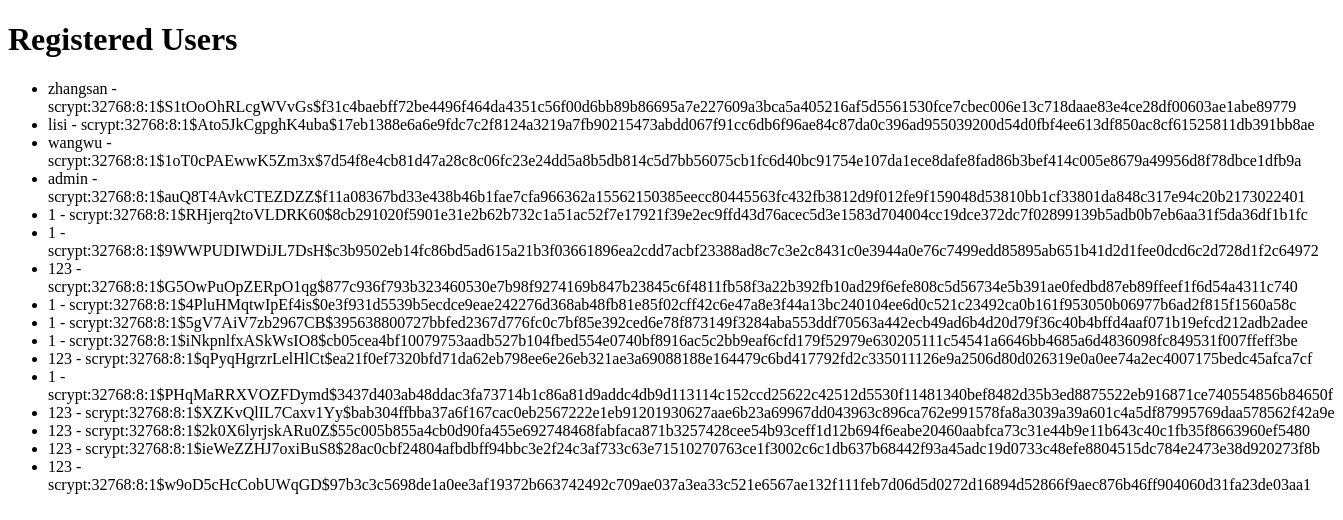
/users, run on an earlier commit of the app's database.
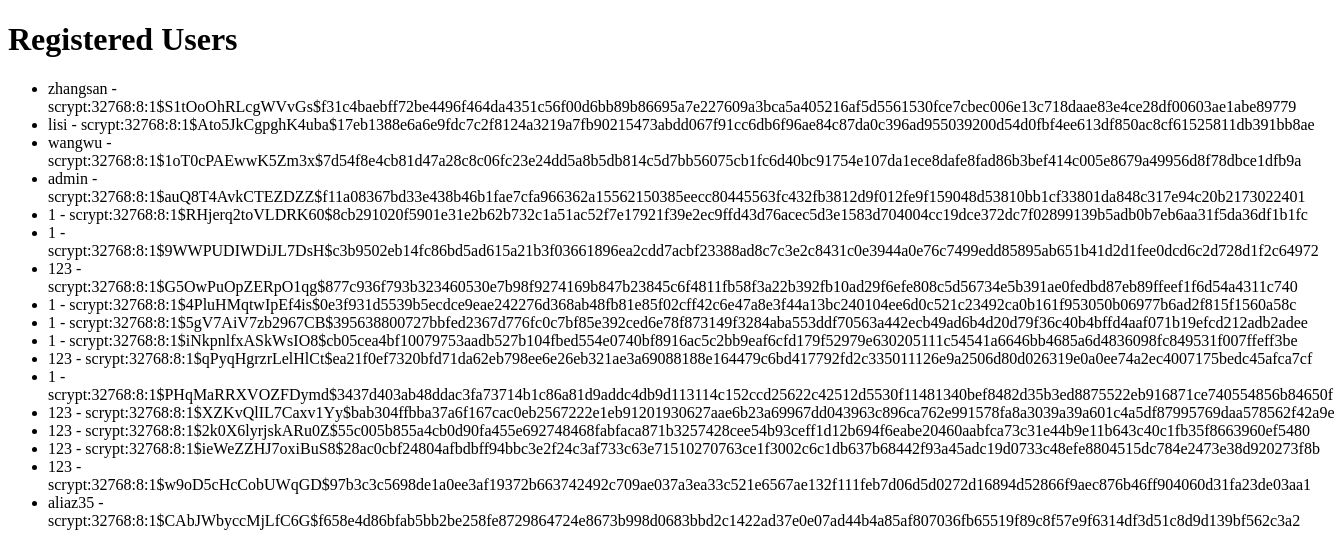
And on a later commit of the database.
### database_query.py (models this page shows)
class User(db.Model):
    id = db.Column(db.Integer, primary_key=True)
    name = db.Column(db.String(50), nullable=False)
    password = db.Column(db.String(200))  # 调整为能容纳加密后的密码

### database_query.py (the view)
@app.route('/users')
def users():
    users = User.query.all()
    return render_template('users.html', users=users)

### templates/users.html (shortened to what this page needs)
<!DOCTYPE html>
<html lang="en">
<head>
</head>
<body>
    <h1>Registered Users</h1>
    <ul>
        {% for user in users %}
            <li>{{ user.name }} - {{ user.password }}</li>
        {% endfor %}
    </ul>
</body>
</html>

What changed in the data, as far as the page shows it:
added User: name "aliaz35", password "scrypt:32768:8:1$CAbJWbyccMjLfC6G$f658e4d86bfab5bb2be258fe8729864724e8673b998d0683bbd2c1422ad37e0e07ad44b4a85af807036fb65519f89c8f57e9f6314df3d51c8d9d139bf562c3a2"
